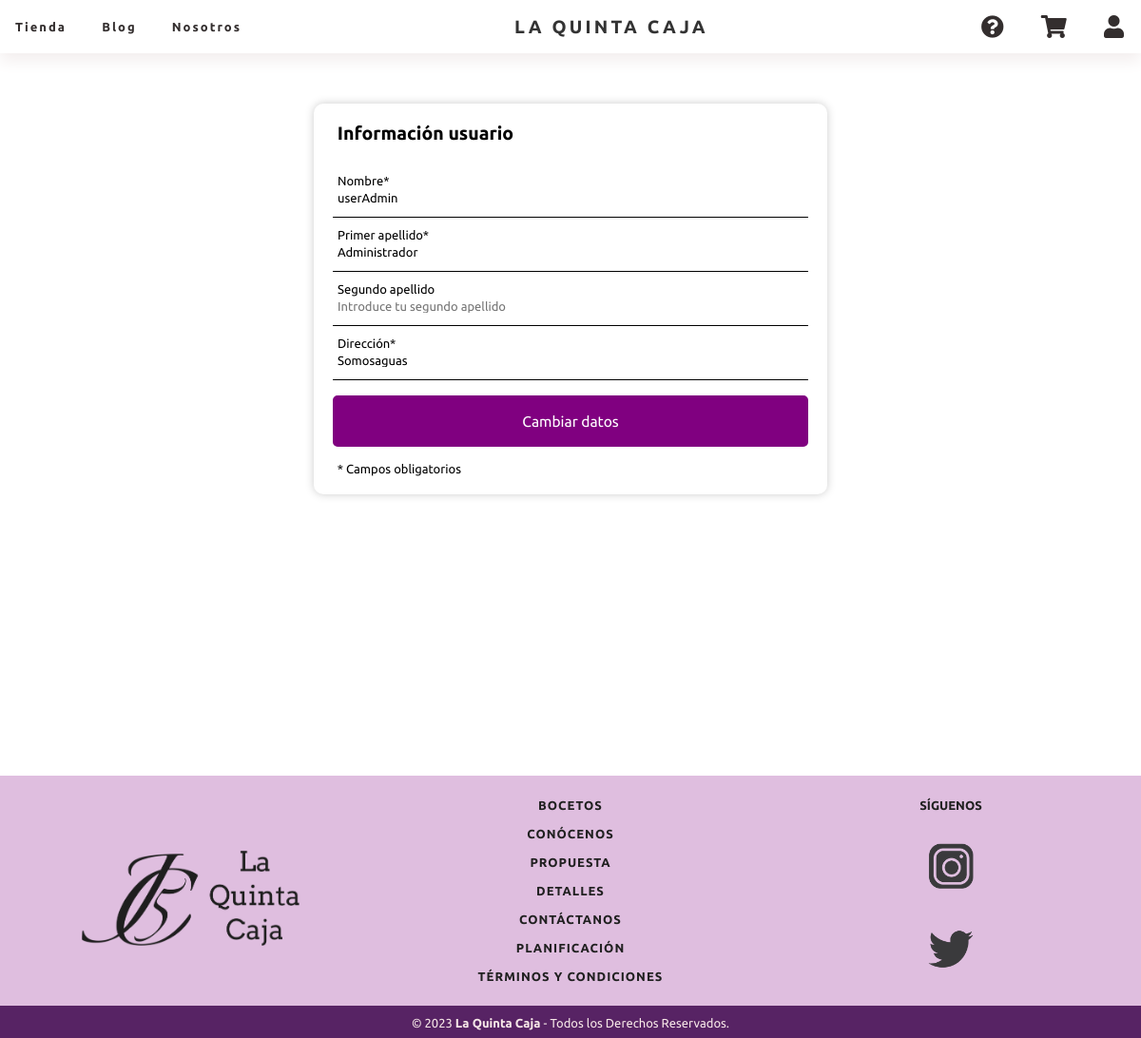
Screenshot of /editarUsuario.php (signed in) with the database file from the repository.
### tables this page shows
CREATE TABLE `usuarios` (
  `id` int(10) UNSIGNED NOT NULL,
  `nombre` varchar(20) NOT NULL,
  `apellido1` varchar(20) NOT NULL,
  `apellido2` varchar(20),
  `password` varchar(60) NOT NULL,
  `correo` varchar(20) NOT NULL,
  `direccion` varchar(35) NOT NULL,
  `rol` enum('A','P','U') NOT NULL
);

### editarUsuario.php (called while the page is built, shortened)
<?php
	$id=$_SESSION['id'];
	$usuario=es\ucm\fdi\aw\Usuario::buscaPorId($id);
	$form = new es\ucm\fdi\aw\FormularioEditarUsuario();
	$form->setUsuario($usuario);
	$htmlFormEUsur = $form->gestiona();
require __DIR__.'/includes/plantillas/plantillaFormulario.php';

### includes/Usuario.php (called while the page is built, shortened)
<?php
class Usuario
{
    private $nombre;
    private $apellido1;
    private $apellido2;
    private $direccion;
    public function __construct($id=null, $nombreUsuario, $apellido1, $apellido2, $password,$correo,$direccion,$rol)
    {
        $this->nombre = $nombreUsuario;
        $this->direccion = $direccion;
        $this->apellido1=$apellido1;
        $this->apellido2=$apellido2;
    }
    public static function buscaPorId($idUsuario)
    {
        $usuarioDAO= new UsuarioDAO();
        return $usuarioDAO->buscaPorId($idUsuario);
    }
    public function getNombre()
    {
        return $this->nombre;
    }
    public function getApellido1()
    {
        return $this->apellido1;
    }
    public function getApellido2()
    {
        return $this->apellido2;
    }
    public function getDireccion()
    {
        return $this->direccion;
    }
}
?>

### includes/UsuarioDAO.php (called while the page is built, shortened)
<?php
class UsuarioDAO
{
    public $conn;
    public function __construct()
    {
        $this->conn = Aplicacion::getInstance()->getConexionBd();
    }
    public function buscaPorId($idUsuario)
    {
        $query = sprintf("SELECT * FROM usuarios WHERE id=%d", $idUsuario);
        $rs = $this->conn->query($query);
        if ($rs) {
            $fila = $rs->fetch_assoc();
            if($fila){
            $user = new Usuario($fila['id'], $fila['nombre'], $fila['apellido1'], $fila['apellido2'],
            $fila['password'], $fila['correo'], $fila['direccion'], $fila['rol']);
            return $user;
            }
        } else {
            error_log("Error BD ({$this->conn->errno}): {$this->conn->error}");
        }
        return false;
    }
}
?>

### includes/Aplicacion.php (called while the page is built, shortened)
<?php
class Aplicacion
{
	private $bdDatosConexion;
	private $inicializada = false;
	private $conn;
	public function init($bdDatosConexion)
	{
        if ( ! $this->inicializada ) {
    	    $this->bdDatosConexion = $bdDatosConexion;
    		$this->inicializada = true;
        }
	}
	public function getConexionBd()
	{
		if (! $this->conn ) {
			$bdHost = $this->bdDatosConexion['host'];
			$bdUser = $this->bdDatosConexion['user'];
			$bdPass = $this->bdDatosConexion['pass'];
			$bd = $this->bdDatosConexion['bd'];
			$conn = new \mysqli($bdHost, $bdUser, $bdPass, $bd);
			$this->conn = $conn;
		}
		return $this->conn;
	}
}
?>

### includes/FormularioEditarUsuario.php (the view, shortened to what this page needs)
<?php
class FormularioEditarUsuario extends Formulario
{
    private $usuario;
    public function setUsuario($usuario) {
        $this->usuario=$usuario;
    }
    protected function generaCamposFormulario(&$datos)
    {
        $htmlErroresGlobales = self::generaListaErroresGlobales($this->errores);
        $erroresCampos = self::generaErroresCampos(['nombreUsuario', 'apellido1Usuario', 'direccionUsuario'], $this->errores, 'span', array('class' => 'error'));
        $html = <<<EOF
        $htmlErroresGlobales
        <div class = "login-registro-form">
            <fieldset>
                <legend>Información usuario</legend>
                <div class="inputbox">
                    <input id="nombreUsuario" type="text" name="nombreUsuario" value="{$this->usuario->getNombre()}" placeholder="Introduce tu nombre">
                    <label for="nombreUsuario">Nombre*</label>
                    <span id="errorNombre">{$erroresCampos['nombreUsuario']}</span>
                </div>
                <div class="inputbox">
                    <input id="apellido1Usuario" type="text" name="apellido1Usuario" value="{$this->usuario->getApellido1()}" placeholder="Introduce tu primer apellido">
                    <label for="apellido1Usuario">Primer apellido*</label>
                    <span id="errorApellido">{$erroresCampos['apellido1Usuario']}</span>
                </div>
                <div class="inputbox">
                    <input id="apellido2Usuario" type="text" name="apellido2Usuario" value="{$this->usuario->getApellido2()}" placeholder="Introduce tu segundo apellido">
                    <label for="apellido2Usuario">Segundo apellido</label>
                </div>
                <div class="inputbox">
                    <input id="direccionUsuario" type="text" name="direccionUsuario" value="{$this->usuario->getDireccion()}" placeholder="Introduce tu dirección">
                    <label for="direccionUsuario">Dirección*</label>
                    <span id="errorDir">{$erroresCampos['direccionUsuario']}</span>
                </div>
                <div>
                    <button type="submit" name="editarUser">Cambiar datos</button>
                </div>
                <p>* Campos obligatorios</p>
            </fieldset>
        </div>
        EOF;
        return $html;
    }
}

### css/formulario.css (style rules this page uses)
button[type="submit"] { background: #800080; color: white; width: 100%; padding: 1rem; border: 0.125rem solid #800080; border-radius: 0.3125rem; cursor: pointer; font-size: 1.2em; }
.login-registro-form { margin: 3.125rem auto 0; max-width: 31.25rem; background-color: #fff; padding: 1.25rem; border-radius: 0.625rem; box-shadow: 0 0 0.625rem #ccc; font-family: Verdana; font-size: 0.812rem; }
.login-registro-form fieldset { border: none; margin: 0; padding: 0; z-index: 2; }
.login-registro-form p { margin-left: 0.3rem; }
.login-registro-form legend { font-size: 1.5em; font-weight: bold; margin-left: 0.3rem; margin-bottom: 1.25rem; }
.inputbox label { position: absolute; top:-0.312rem; left: 0.312rem; color: #000; font-size: 1em; pointer-events: none; }
.inputbox input { width: 98%; height: 2.5rem; background: transparent; border: none; outline: none; font-size: 1em; padding:0 0.312rem 0 0.312rem; color: #000; border-bottom: 0.0625rem solid #000; }
.login-registro-form div { margin: 1rem 0; position: relative; }
* { margin:0; }
* { margin: 0; padding: 0; font-family: 'Ubuntu', sans-serif; }

### rows the page displays
usuarios: nombreUsuario "userAdmin", apellido1Usuario "Administrador", direccionUsuario "Somosaguas"
